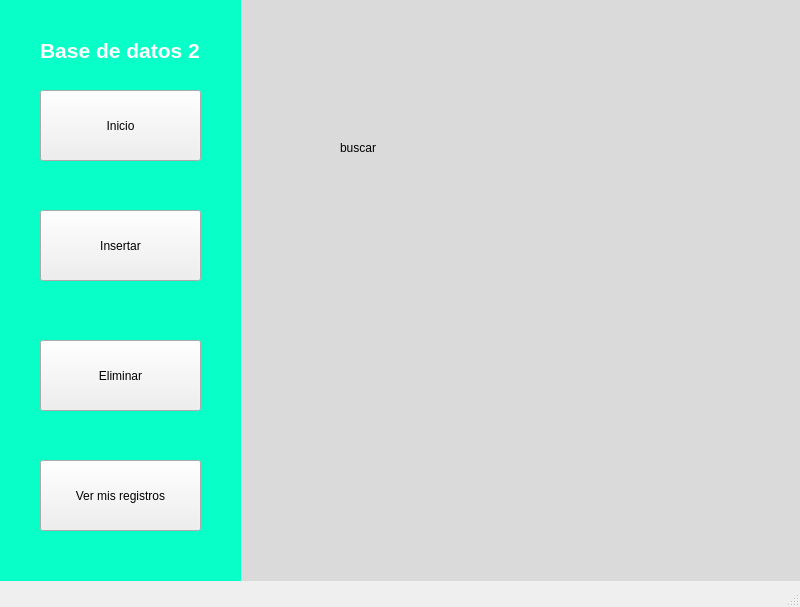
<?xml version="1.0" encoding="UTF-8"?>
<ui version="4.0">
 <class>Buscar</class>
 <widget class="QMainWindow" name="Buscar">
  <property name="geometry">
   <rect>
    <x>0</x>
    <y>0</y>
    <width>800</width>
    <height>607</height>
   </rect>
  </property>
  <property name="windowTitle">
   <string>MainWindow</string>
  </property>
  <widget class="QWidget" name="centralwidget">
   <widget class="QLabel" name="label_4">
    <property name="geometry">
     <rect>
      <x>240</x>
      <y>0</y>
      <width>561</width>
      <height>581</height>
     </rect>
    </property>
    <property name="styleSheet">
     <string notr="true">background-color: rgb(218, 218, 218);</string>
    </property>
    <property name="text">
     <string/>
    </property>
   </widget>
   <widget class="QLabel" name="label_3">
    <property name="geometry">
     <rect>
      <x>40</x>
      <y>30</y>
      <width>201</width>
      <height>41</height>
     </rect>
    </property>
    <property name="text">
     <string>&lt;html&gt;&lt;head/&gt;&lt;body&gt;&lt;p&gt;&lt;span style=&quot; font-size:16pt; font-weight:600; color:#ffffff;&quot;&gt;Base de datos 2&lt;/span&gt;&lt;/p&gt;&lt;/body&gt;&lt;/html&gt;</string>
    </property>
   </widget>
   <widget class="QPushButton" name="inicio">
    <property name="geometry">
     <rect>
      <x>40</x>
      <y>90</y>
      <width>161</width>
      <height>71</height>
     </rect>
    </property>
    <property name="text">
     <string>Inicio</string>
    </property>
   </widget>
   <widget class="QPushButton" name="insertar">
    <property name="geometry">
     <rect>
      <x>40</x>
      <y>210</y>
      <width>161</width>
      <height>71</height>
     </rect>
    </property>
    <property name="text">
     <string>Insertar</string>
    </property>
   </widget>
   <widget class="QPushButton" name="eliminar">
    <property name="geometry">
     <rect>
      <x>40</x>
      <y>340</y>
      <width>161</width>
      <height>71</height>
     </rect>
    </property>
    <property name="text">
     <string>Eliminar</string>
    </property>
   </widget>
   <widget class="QPushButton" name="ver_registros">
    <property name="geometry">
     <rect>
      <x>40</x>
      <y>460</y>
      <width>161</width>
      <height>71</height>
     </rect>
    </property>
    <property name="text">
     <string>Ver mis registros</string>
    </property>
   </widget>
   <widget class="QLabel" name="label_2">
    <property name="geometry">
     <rect>
      <x>0</x>
      <y>0</y>
      <width>241</width>
      <height>581</height>
     </rect>
    </property>
    <property name="styleSheet">
     <string notr="true">color: rgb(8, 255, 200);
background-color: rgb(8, 255, 200);</string>
    </property>
    <property name="text">
     <string/>
    </property>
   </widget>
   <widget class="QLabel" name="label">
    <property name="geometry">
     <rect>
      <x>540</x>
      <y>360</y>
      <width>261</width>
      <height>221</height>
     </rect>
    </property>
    <property name="text">
     <string notr="true"/>
    </property>
    <property name="pixmap">
     <pixmap resource="resource.qrc">:/imagenes/icono.jpeg</pixmap>
    </property>
    <property name="scaledContents">
     <bool>true</bool>
    </property>
   </widget>
   <widget class="QLabel" name="label_5">
    <property name="geometry">
     <rect>
      <x>340</x>
      <y>140</y>
      <width>55</width>
      <height>16</height>
     </rect>
    </property>
    <property name="text">
     <string>buscar</string>
    </property>
   </widget>
   <zorder>label_4</zorder>
   <zorder>label_2</zorder>
   <zorder>label_3</zorder>
   <zorder>inicio</zorder>
   <zorder>insertar</zorder>
   <zorder>eliminar</zorder>
   <zorder>ver_registros</zorder>
   <zorder>label</zorder>
   <zorder>label_5</zorder>
  </widget>
  <widget class="QStatusBar" name="statusbar"/>
 </widget>
 <resources>
  <include location="resource.qrc"/>
 </resources>
 <connections/>
</ui>
